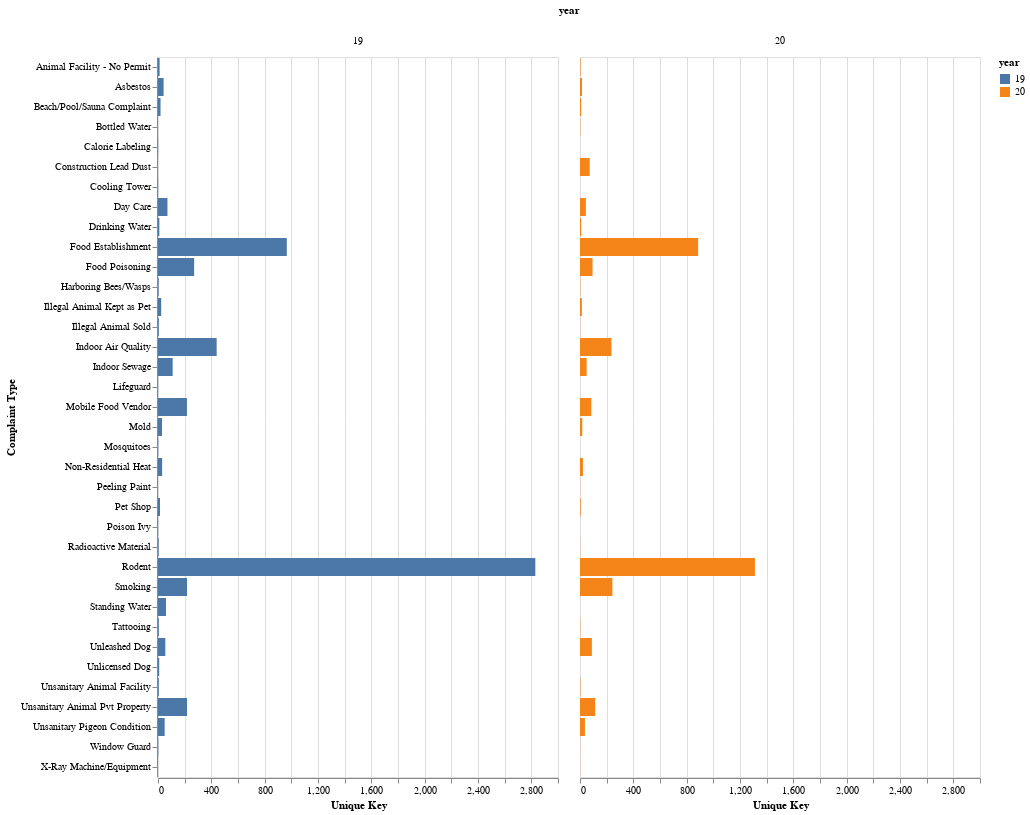

Write notebook code for a chart like this one.
### Code cell
chart2 = alt.Chart(both[['Complaint Type', 'Unique Key', 'year']]).mark_bar().encode(
   column='year:N',
   x=alt.X('Unique Key'),
   y=alt.Y('Complaint Type'),
   color='year:N'
)#.configure_facet_cell(strokeWidth=0.0)
chart2.display() # will show the plot

### Figure 1 — Vega-Lite specification as saved in the notebook (floating-point values rounded to 4 significant figures)
{"config": {"view": {"continuousWidth": 400, "continuousHeight": 300}}, "data": {"name": "data-fc7639b9f944d2e70a968cee555823e7"}, "mark": "bar", "encoding": {"color": {"type": "nominal", "field": "year"}, "column": {"type": "nominal", "field": "year"}, "x": {"type": "quantitative", "field": "Unique Key"}, "y": {"type": "nominal", "field": "Complaint Type"}}, "$schema": "https://vega.github.io/schema/vega-lite/v4.0.2.json", "datasets": {"data-fc7639b9f944d2e70a968cee555823e7": [{"Complaint Type": "Animal Facility - No Permit", "Unique Key": 12, "year": "19"}, {"Complaint Type": "Asbestos", "Unique Key": 42, "year": "19"}, {"Complaint Type": "Beach/Pool/Sauna Complaint", "Unique Key": 19, "year": "19"}, {"Complaint Type": "Calorie Labeling", "Unique Key": 1, "year": "19"}, {"Complaint Type": "Cooling Tower", "Unique Key": 1, "year": "19"}, {"Complaint Type": "Day Care", "Unique Key": 71, "year": "19"}, {"Complaint Type": "Drinking Water", "Unique Key": 10, "year": "19"}, {"Complaint Type": "Food Establishment", "Unique Key": 966, "year": "19"}, {"Complaint Type": "Food Poisoning", "Unique Key": 271, "year": "19"}, {"Complaint Type": "Harboring Bees/Wasps", "Unique Key": 5, "year": "19"}, {"Complaint Type": "Illegal Animal Kept as Pet", "Unique Key": 24, "year": "19"}, {"Complaint Type": "Illegal Animal Sold", "Unique Key": 6, "year": "19"}, {"Complaint Type": "Indoor Air Quality", "Unique Key": 440, "year": "19"}, {"Complaint Type": "Indoor Sewage", "Unique Key": 110, "year": "19"}, {"Complaint Type": "Lifeguard", "Unique Key": 1, "year": "19"}, {"Complaint Type": "Mobile Food Vendor", "Unique Key": 217, "year": "19"}, {"Complaint Type": "Mold", "Unique Key": 30, "year": "19"}, {"Complaint Type": "Mosquitoes", "Unique Key": 2, "year": "19"}, {"Complaint Type": "Non-Residential Heat", "Unique Key": 31, "year": "19"}, {"Complaint Type": "Pet Shop", "Unique Key": 15, "year": "19"}, {"Complaint Type": "Poison Ivy", "Unique Key": 1, "year": "19"}, {"Complaint Type": "Radioactive Material", "Unique Key": 5, "year": "19"}, {"Complaint Type": "Rodent", "Unique Key": 2830, "year": "19"}, {"Complaint Type": "Smoking", "Unique Key": 218, "year": "19"}, {"Complaint Type": "Standing Water", "Unique Key": 60, "year": "19"}, {"Complaint Type": "Tattooing", "Unique Key": 6, "year": "19"}, {"Complaint Type": "Unleashed Dog", "Unique Key": 55, "year": "19"}, {"Complaint Type": "Unlicensed Dog", "Unique Key": 9, "year": "19"}, {"Complaint Type": "Unsanitary Animal Facility", "Unique Key": 6, "year": "19"}, {"Complaint Type": "Unsanitary Animal Pvt Property", "Unique Key": 218, "year": "19"}, {"Complaint Type": "Unsanitary Pigeon Condition", "Unique Key": 50, "year": "19"}, {"Complaint Type": "Window Guard", "Unique Key": 2, "year": "19"}, {"Complaint Type": "Animal Facility - No Permit", "Unique Key": 4, "year": "20"}, {"Complaint Type": "Asbestos", "Unique Key": 15, "year": "20"}, {"Complaint Type": "Beach/Pool/Sauna Complaint", "Unique Key": 9, "year": "20"}, {"Complaint Type": "Bottled Water", "Unique Key": 2, "year": "20"}, {"Complaint Type": "Construction Lead Dust", "Unique Key": 73, "year": "20"}, {"Complaint Type": "Day Care", "Unique Key": 44, "year": "20"}, {"Complaint Type": "Drinking Water", "Unique Key": 9, "year": "20"}, {"Complaint Type": "Food Establishment", "Unique Key": 886, "year": "20"}, {"Complaint Type": "Food Poisoning", "Unique Key": 94, "year": "20"}, {"Complaint Type": "Harboring Bees/Wasps", "Unique Key": 2, "year": "20"}, {"Complaint Type": "Illegal Animal Kept as Pet", "Unique Key": 14, "year": "20"}, {"Complaint Type": "Illegal Animal Sold", "Unique Key": 1, "year": "20"}, {"Complaint Type": "Indoor Air Quality", "Unique Key": 236, "year": "20"}, {"Complaint Type": "Indoor Sewage", "Unique Key": 50, "year": "20"}, {"Complaint Type": "Mobile Food Vendor", "Unique Key": 85, "year": "20"}, {"Complaint Type": "Mold", "Unique Key": 17, "year": "20"}, {"Complaint Type": "Non-Residential Heat", "Unique Key": 22, "year": "20"}, {"Complaint Type": "Peeling Paint", "Unique Key": 1, "year": "20"}, {"Complaint Type": "Pet Shop", "Unique Key": 5, "year": "20"}, {"Complaint Type": "Radioactive Material", "Unique Key": 1, "year": "20"}, {"Complaint Type": "Rodent", "Unique Key": 1312, "year": "20"}, {"Complaint Type": "Smoking", "Unique Key": 243, "year": "20"}, {"Complaint Type": "Tattooing", "Unique Key": 2, "year": "20"}, {"Complaint Type": "Unleashed Dog", "Unique Key": 89, "year": "20"}, {"Complaint Type": "Unsanitary Animal Facility", "Unique Key": 3, "year": "20"}, {"Complaint Type": "Unsanitary Animal Pvt Property", "Unique Key": 114, "year": "20"}, {"Complaint Type": "Unsanitary Pigeon Condition", "Unique Key": 37, "year": "20"}, {"Complaint Type": "Window Guard", "Unique Key": 1, "year": "20"}, {"Complaint Type": "X-Ray Machine/Equipment", "Unique Key": 1, "year": "20"}]}}
